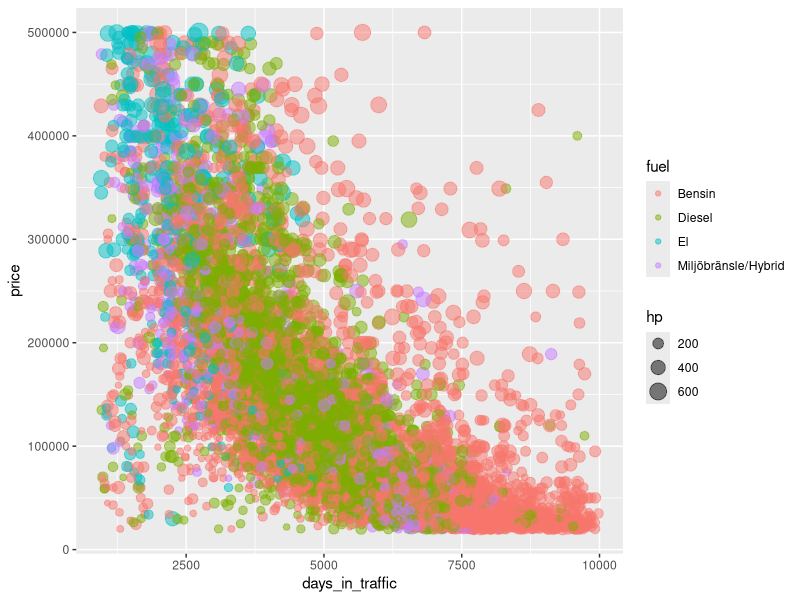

Recreate this plot in R.
## ---- chunk 1
#| label: setup
#| include: false

library(tidyverse)

options(scipen = 12, digits = 5)

# Data preparation chain:
# Remove rows with no price
# Filter out prices < 20 000 and > 500 000
# Trim extra whitespace
# Create mark_model column and place it before fuel column
# Change column types
# Filter out cars with wrong first_in_traffic date as they have more erroneous values
# Create days_in_traffic column
# Filter out marks that have less observations than the number of features
# Convert to tibble

df <- read.csv("data/car_ads_data_02.csv") |> 
    dplyr::filter(!is.na(price)) |>
    dplyr::filter(price >= 20000 & price <= 500000) |>
    mutate(across(everything(), str_trim)) |>
    mutate(mileage = str_replace_all(mileage, "\\D", "")) |>
    unite(mark_model, mark:model,sep= " ", remove = FALSE) |>
    relocate(mark_model, .before = fuel) |>
    mutate(across(c(mark, model, mark_model, fuel, gearbox, type, drive, color, region), as.factor)) |>
    mutate(across(c(year, mileage, hp, motorsize, price), as.integer)) |>
    mutate(first_in_traffic = as.Date(first_in_traffic)) |>
    dplyr::filter(year(first_in_traffic) >= 1999) |>
    mutate(days_in_traffic = Sys.Date() - first_in_traffic) |>
    group_by(mark) |>
    mutate(avg_price= mean(price), count = n()) |>
    filter(count > length(df)) |>
    ungroup() |>
    as_tibble()
## ---- chunk 2
#| label: fig-plot
#| fig-cap: "A plot"
ggplot(data = df, aes(x = days_in_traffic, y = price)) + 
    geom_point(aes(col = fuel, size = hp), alpha = .5) + 
    scale_x_continuous()

